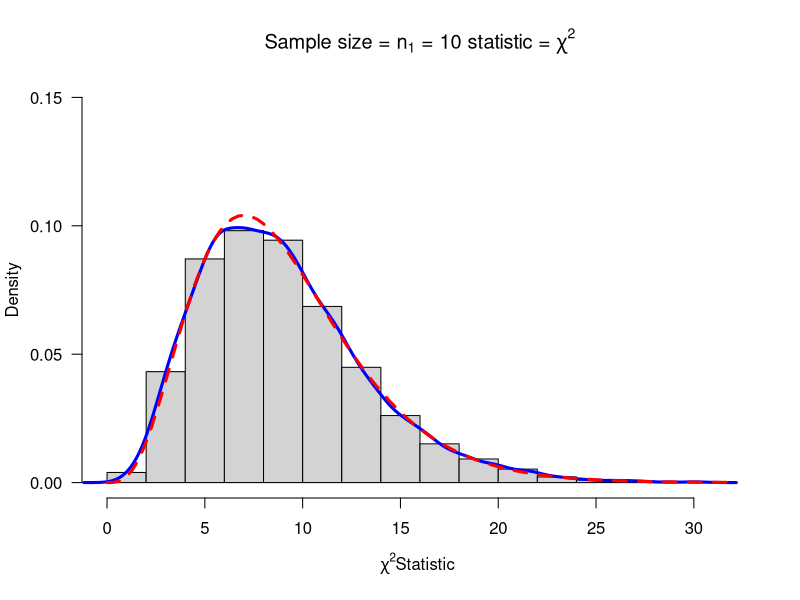

The R script that drew this image: (Note: this script raises an error after producing the figure.)






#This is a model R function that you can alter for other statistics
# Copy this function twice and alter the two copies to make sampling distributions from the T distribution
mychisim<-function(n1=10,sigma1=3,mean1=5,iter=1000,ymax=0.1,...){    # adjust ymax to make graph fit
y1=rnorm(n1*iter,mean=mean1,sd=sigma1)# generate iter samples of size n1

data1.mat=matrix(y1,nrow=n1,ncol=iter,byrow=TRUE) # Each column is a sample size n1

ssq1=apply(data1.mat,2,var) # ssq1 is s squared

w=(n1-1)*ssq1/sigma1^2      #chi-sq stat

hist(w,freq=FALSE, ylim=c(0,ymax), # Histogram with annotation
main=substitute(paste("Sample size = ",n[1]," = ",n1," statistic = ",chi^2)),
xlab=expression(paste(chi^2, "Statistic",sep=" ")), las=1)
lines(density(w),col="Blue",lwd=3) # add a density plot
curve(dchisq(x,n1-1),add=TRUE,col="Red",lty=2,lwd=3) # add a theoretical curve
title=expression(chi^2==frac((n[1]-1)*s^2,sigma^2)) #mathematical annotation -see ?plotmath
legend(locator(1),c("Simulated","Theoretical"),col=c("Blue","Red"),lwd=4,lty=1:2,bty="n",title=title) # Legend #
return(list(w=w,summary=summary(w),sd=sd(w),fun="Chi-sq")) # some output to use if needed
}
windows()
chisq=mychisim(iter=10000,ymax=0.15)





#### Two pop sampling
mychisim2<-function(n1=10,n2=14,sigma1=3,sigma2=3,mean1=5,mean2=10,iter=1000,ymax=0.07,...){    # adjust ymax to make graph fit
y1=rnorm(n1*iter,mean=mean1,sd=sigma1)# generate iter samples of size n1
y2=rnorm(n2*iter,mean=mean2,sd=sigma2)
data1.mat=matrix(y1,nrow=n1,ncol=iter,byrow=TRUE) # Each column is a sample size n1
data2.mat=matrix(y2,nrow=n2,ncol=iter,byrow=TRUE)
ssq1=apply(data1.mat,2,var) # ssq1 is s squared
ssq2=apply(data2.mat,2,var)
spsq=((n1-1)*ssq1 + (n2-1)*ssq2)/(n1+n2-2) # pooled s squared
w=(n1+n2-2)*spsq/(sigma1^2)#sigma1=sigma2,  Chi square stat
hist(w,freq=FALSE, ylim=c(0,ymax), # Histogram with annotation
main=substitute(paste("Sample size = ",n[1]+n[2]," = ",n1+n2," statistic = ",chi^2)),
xlab=expression(paste(chi^2, "Statistic",sep=" ")), las=1)
lines(density(w),col="Blue",lwd=3) # add a density plot
curve(dchisq(x,n1+n2-2),add=TRUE,col="Red",lty=2,lwd=3) # add a theoretical curve
title=expression(chi^2==frac((n[1]+n[2]-2)*S[p]^2,sigma^2)) #mathematical annotation -see ?plotmath
legend(locator(1),c("Simulated","Theoretical"),col=c("Blue","Red"),lwd=4,lty=1:2,bty="n",title=title) # Legend #
return(list(w=w,summary=summary(w),sd=sd(w),fun="Chi-sq")) # some output to use if needed
}
windows()
mychisim2(iter=10000)

myTsim2<-function(n1=10,n2=14,sigma1=3,sigma2=3,mean1=5,mean2=10,iter=1000,ymax=0.5,...){
y1=rnorm(n1*iter,mean=mean1,sd=sigma1)# generate iter samples of size n1
y2=rnorm(n2*iter,mean=mean2,sd=sigma2)
data1.mat=matrix(y1,nrow=n1,ncol=iter,byrow=TRUE) # Each column is a sample size n1
data2.mat=matrix(y2,nrow=n2,ncol=iter,byrow=TRUE)
ssq1=apply(data1.mat,2,var) # ssq1 is s squared
ybar1= apply(data1.mat,2,mean)
ssq2=apply(data2.mat,2,var)
ybar2=apply(data2.mat,2,mean)
spsq=((n1-1)*ssq1 + (n2-1)*ssq2)/(n1+n2-2) # pooled s squared
w=((ybar1-ybar2)-(mean1-mean2))/sqrt(spsq*(1/n1+1/n2))#sigma1=sigma2,  Chi square stat
hist(w,freq=FALSE, ylim=c(0,ymax), # Histogram with annotation
main=substitute(paste("Sample size = ",n[1]+n[2]," = ",n1+n2," statistic = ",T)),
xlab=paste(" T Statistic",sep=""), las=1)
lines(density(w),col="Blue",lwd=3) # add a density plot
curve(dt(x,n1+n2-2),add=TRUE,col="Red",lty=2,lwd=3) # add a theoretical curve
title=expression(T==frac((bar(Y)[1]-bar(Y)[2])-(mu[1]-mu[2]),S[p]*sqrt(frac(1,n[1])+frac(1,n[2])))) #mathematical annotation -see ?plotmath
legend(2,0.2,c("Simulated","Theoretical"),col=c("Blue","Red"),lwd=4,lty=1:2,bty="n",title=title)# Legend #
return(list(w=w,summary=summary(w),sdw=sd(w),fun="T")) # some output to use if needed
}
myTsim2(iter=10000)


myFsim2<-function(n1=10,n2=14,sigma1=3,sigma2=2,mean1=5,mean2=10,iter=1000,ymax=0.9,...){
y1=rnorm(n1*iter,mean=mean1,sd=sigma1)# generate iter samples of size n1
y2=rnorm(n2*iter,mean=mean2,sd=sigma2)
data1.mat=matrix(y1,nrow=n1,ncol=iter,byrow=TRUE) # Each column is a sample size n1
data2.mat=matrix(y2,nrow=n2,ncol=iter,byrow=TRUE)
ssq1=apply(data1.mat,2,var) # ssq1 is s squared
ssq2=apply(data2.mat,2,var)
#spsq=((n1-1)*ssq1 + (n2-1)*ssq2)/(n1+n2-2) # pooled s squared
w=ssq1*sigma2^2/(ssq2*sigma1^2) #
hist(w,freq=FALSE, ylim=c(0,ymax), # Histogram with annotation
main=substitute(paste("Sample size = ",n[1]+n[2]," = ",n1+n2," statistic = ",F)),
xlab=paste("F Statistic",sep=""), las=1)
lines(density(w),col="Blue",lwd=3) # add a density plot
curve(df(x,n1-1,n2-1),xlim=c(0,6),add=TRUE,col="Red",lty=2,lwd=3) # add a theoretical curve
title=expression(F==frac(s[1]^2,s[2]^2)*frac(sigma[2]^2,sigma[1]^2)) #mathematical annotation -see ?plotmath
legend(6,0.5,c("Simulated","Theoretical"),col=c("Blue","Red"),lwd=4,lty=1:2,bty="n",title=title)# Legend #
return(list(w=w,summary=summary(w),sd=sd(w),fun="F")) # some output to use if needed
}
myFsim2(iter=10000)
